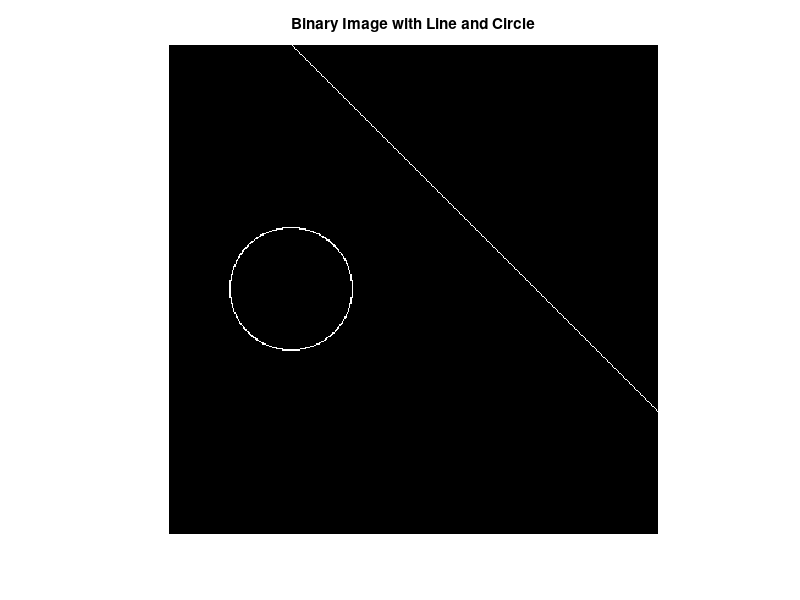

The MATLAB source for this figure:

my_img = zeros(400, 400);

for x = 1:400
    y = round(x - 100);
    if y > 0 && y <= 400
        my_img(y, x) = 1;
    end
end

for theta = 0:0.01:(2*pi)
    x = round(100 + 50*cos(theta));
    y = round(200 + 50*sin(theta));
    if x > 0 && x <= 400 && y > 0 && y <= 400
        my_img(y, x) = 1;
    end
end

imshow(my_img);
title('Binary Image with Line and Circle');




